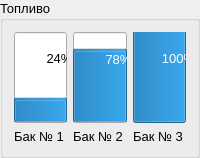
                <widget class="QGroupBox" name="groupBox_8">
                 <property name="font">
                  <font>
                   <pointsize>10</pointsize>
                  </font>
                 </property>
                 <property name="title">
                  <string>Топливо</string>
                 </property>
                 <layout class="QHBoxLayout" name="horizontalLayout_26">
                  <item>
                   <layout class="QVBoxLayout" name="verticalLayout_15">
                    <item>
                     <widget class="QProgressBar" name="progressBar">
                      <property name="sizePolicy">
                       <sizepolicy hsizetype="Minimum" vsizetype="Expanding">
                        <horstretch>0</horstretch>
                        <verstretch>0</verstretch>
                       </sizepolicy>
                      </property>
                      <property name="value">
                       <number>24</number>
                      </property>
                      <property name="orientation">
                       <enum>Qt::Vertical</enum>
                      </property>
                     </widget>
                    </item>
                    <item>
                     <widget class="QLabel" name="label_24">
                      <property name="text">
                       <string>Бак № 1</string>
                      </property>
                     </widget>
                    </item>
                   </layout>
                  </item>
                  <item>
                   <layout class="QVBoxLayout" name="verticalLayout_16">
                    <item>
                     <widget class="QProgressBar" name="progressBar_2">
                      <property name="sizePolicy">
                       <sizepolicy hsizetype="Minimum" vsizetype="Expanding">
                        <horstretch>0</horstretch>
                        <verstretch>0</verstretch>
                       </sizepolicy>
                      </property>
                      <property name="value">
                       <number>78</number>
                      </property>
                      <property name="orientation">
                       <enum>Qt::Vertical</enum>
                      </property>
                     </widget>
                    </item>
                    <item>
                     <widget class="QLabel" name="label_25">
                      <property name="text">
                       <string>Бак № 2</string>
                      </property>
                     </widget>
                    </item>
                   </layout>
                  </item>
                  <item>
                   <layout class="QVBoxLayout" name="verticalLayout_17">
                    <item>
                     <widget class="QProgressBar" name="progressBar_3">
                      <property name="sizePolicy">
                       <sizepolicy hsizetype="Minimum" vsizetype="Expanding">
                        <horstretch>0</horstretch>
                        <verstretch>0</verstretch>
                       </sizepolicy>
                      </property>
                      <property name="value">
                       <number>100</number>
                      </property>
                      <property name="orientation">
                       <enum>Qt::Vertical</enum>
                      </property>
                     </widget>
                    </item>
                    <item>
                     <widget class="QLabel" name="label_26">
                      <property name="text">
                       <string>Бак № 3</string>
                      </property>
                     </widget>
                    </item>
                   </layout>
                  </item>
                 </layout>
                </widget>
